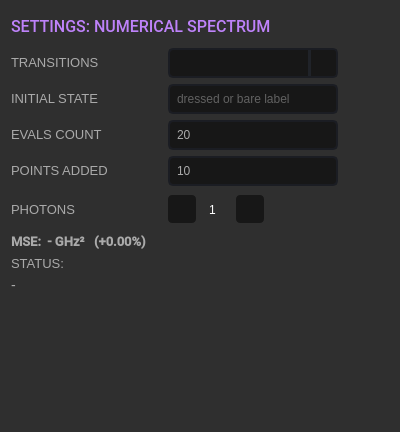
<?xml version="1.0" encoding="UTF-8"?>
<ui version="4.0">
 <class>numericalSpectrumSettingsWidget</class>
 <widget class="QWidget" name="numericalSpectrumSettingsWidget">
  <property name="geometry">
   <rect>
    <x>0</x>
    <y>0</y>
    <width>400</width>
    <height>432</height>
   </rect>
  </property>
  <property name="sizePolicy">
   <sizepolicy hsizetype="Fixed" vsizetype="Fixed">
    <horstretch>0</horstretch>
    <verstretch>0</verstretch>
   </sizepolicy>
  </property>
  <property name="minimumSize">
   <size>
    <width>400</width>
    <height>0</height>
   </size>
  </property>
  <property name="maximumSize">
   <size>
    <width>400</width>
    <height>16777215</height>
   </size>
  </property>
  <property name="windowTitle">
   <string>Form</string>
  </property>
  <property name="styleSheet">
   <string notr="true">QMainWindow {
	background-color: #2F2F2F;
}

QFrame {
	background-color: #2F2F2F;
}

QToolTip {
	color: #ffffff;
	background-color: rgba(27, 29, 35, 160);
	border: 1px solid rgb(40, 40, 40);
	border-radius: 2px;
}

QWidget {
	font-family: &quot;Roboto Medium&quot;;
	background-color: #2F2F2F;
}

QLabel {
	color: rgb(170, 170, 170);
    font-size: 14px;
}

/* LINE EDIT */
QLineEdit {
	color: rgb(170, 170, 170);
	background-color: #171717;
	border-radius: 5px;
	border: 2px solid rgb(27, 29, 35);
	padding-left: 5px;
}

QLineEdit:hover {
	border: 2px solid rgb(64, 71, 88);
}

QLineEdit:focus {
	border: 2px solid rgb(91, 101, 124);
}

/* CHECKBOX */
QCheckBox {
	color: #AAAAAA;
    spacing: 10px;
    font-size: 14px;
}

QCheckBox::indicator {
    border: 1px solid #DBBCFB;
	width: 20px;
	height: 20px;
 	border-radius: 11px;
    background: transparent;
}

QCheckBox::indicator:hover {
	border: 1px solid #BE82FA;
   background: transparent;
}

QCheckBox::indicator:checked {
	border: 1px solid #BE82FA;
   background: transparent;
	image: url(:/icons/svg/check.svg);
}

/* RADIO BUTTON */
QRadioButton {
	color: #AAAAAA;
    spacing: 10px;
    font-size: 14px;
}

QRadioButton::indicator {
    border: 1px solid #DBBCFB;
	width: 20px;
	height: 20px;
 	border-radius: 11px;
    background: transparent;
}

QRadioButton::indicator:hover {
	border: 1px solid #BE82FA;
   background: transparent;
}

QRadioButton::indicator:checked {
	border: 1px solid #BE82FA;
   background: transparent;
	image: url(:/icons/svg/check.svg);
}



/* SLIDERS */
QSlider::groove:horizontal {
    border-radius: 9px;
    height: 18px;
	margin: 0px;
	background-color: #38363B;
}

QSlider::groove:horizontal:hover {
	background-color: #3A393F;
}

QSlider::handle:horizontal {
    background-color: #BE82FA;
    border: none;
    height: 18px;
    width: 18px;
    margin: 0px;
	border-radius: 9px;
}

QSlider::handle:horizontal:hover {
    background-color: #C186FE;
}

QSlider::handle:horizontal:pressed {
    background-color: #A870E0;
}

QSlider::groove:vertical {
    border-radius: 9px;
    width: 18px;
    margin: 0px;
	background-color: rgb(52, 59, 72);
}

QSlider::groove:vertical:hover {
	background-color: rgb(55, 62, 76);
}

QSlider::handle:vertical {
    background-color: rgb(85, 170, 255);
	border: none;
    height: 18px;
    width: 18px;
    margin: 0px;
	border-radius: 9px;
}

QSlider::handle:vertical:hover {
    background-color: rgb(105, 180, 255);
}

QSlider::handle:vertical:pressed {
    background-color: rgb(65, 130, 195);
}

QGroupBox {
	border: 0;
	color: rgb(170, 170, 170);
	font: 57 10px &quot;Roboto Medium&quot;;
}

QSpinBox {
	background-color: transparent;
	color: rgb(170, 170, 170);
    padding-right: 5px; /* make room for the arrows */
    border-width: 3;
}

QSpinBox::up-button {
    subcontrol-origin: border;
    subcontrol-position: right; /* position at the top right corner */
	height: 28px;
    width: 28px; 
	background-color: rgb(93,93,93);
    border-radius: 4px;
    border: 1px;
}

QSpinBox::down-button {
    subcontrol-origin: border;
    subcontrol-position: left; /* position at the top right corner */
	height: 28px;
    width: 28px;
	background-color: rgb(93,93,93);
    border-radius: 4px;
    border: 1px;
}

QSpinBox::up-arrow {
    width: 20px;
    height: 20px;
    image: url(:/icons/svg/plus.svg) 1;
}

QSpinBox::down-arrow {
    image: url(:/icons/svg/minus.svg) 1;
    width: 20px;
    height: 20px;
}

QSpinBox::up-button:pressed {
    background-color: rgb(200,200,200);
}


/* COMBOBOX */
QComboBox {
	color: rgb(170, 170, 170);
	background-color: #171717;
	border-radius: 5px;
	border: 2px solid rgb(27, 29, 35);
	padding: 5px;
	padding-left: 10px;
}



QComboBox:hover{
	background-color: #171717;
	border: 2px solid rgb(64, 71, 88);
}

QComboBox::drop-down {
	background-color: #171717;
	subcontrol-origin: padding;
	subcontrol-position: top right;
	width: 25px; 
	border-left-width: 3px;
	border-left-color: rgba(39, 44, 54, 150);
	border-left-style: solid;
	border-top-right-radius: 3px;
	border-bottom-right-radius: 3px;	
 }
QComboBox::drop-down:button {
	width: 25px; 
 }

QComboBox::down-arrow{
	image: url(:/icons/svg/arrow-down-2F2F2F.svg);
	width: 12px;
	height: 9px;
}
 
QComboBox QAbstractItemView {
	color: rgb(85, 170, 255);	
	background-color: #2F2F2F;
	padding: 5px;
	selection-background-color: #2F2F2F;
}

QComboBox QAbstractItemView::item{
    height: 50px;
}

</string>
  </property>
  <layout class="QGridLayout" name="gridLayout">
   <item row="12" column="1">
    <widget class="QLabel" name="label_46">
     <property name="sizePolicy">
      <sizepolicy hsizetype="Maximum" vsizetype="Preferred">
       <horstretch>0</horstretch>
       <verstretch>0</verstretch>
      </sizepolicy>
     </property>
     <property name="maximumSize">
      <size>
       <width>200</width>
       <height>16777215</height>
      </size>
     </property>
     <property name="styleSheet">
      <string notr="true">font-size: 13px</string>
     </property>
     <property name="text">
      <string>STATUS:</string>
     </property>
    </widget>
   </item>
   <item row="10" column="1">
    <widget class="QLabel" name="label_33">
     <property name="sizePolicy">
      <sizepolicy hsizetype="Fixed" vsizetype="Fixed">
       <horstretch>0</horstretch>
       <verstretch>0</verstretch>
      </sizepolicy>
     </property>
     <property name="styleSheet">
      <string notr="true">font-size: 13px</string>
     </property>
     <property name="text">
      <string>PHOTONS</string>
     </property>
    </widget>
   </item>
   <item row="10" column="2" colspan="2">
    <widget class="QSpinBox" name="prefitPhotonSpinBox">
     <property name="sizePolicy">
      <sizepolicy hsizetype="Fixed" vsizetype="Fixed">
       <horstretch>0</horstretch>
       <verstretch>0</verstretch>
      </sizepolicy>
     </property>
     <property name="minimumSize">
      <size>
       <width>96</width>
       <height>35</height>
      </size>
     </property>
     <property name="styleSheet">
      <string notr="true">QSpinBox {
    color: #FFFFFF;
    background-color: #2F2F2F;
	height: 28px;
    width: 28px; 
    background-image: url(:/images/spin_box_bg_171717.svg) 1;
    background-repeat: no-repeat;
    background-position: center center;
    background-origin: content;
   /*padding: -5px 0px -14px 0px;*/
}

QSpinBox::up-button {
    subcontrol-origin: border;
    subcontrol-position: right; /* position at the top right corner */
	height: 28px;
    width: 28px; 
	background-color: #171717;
    border-radius: 4px;
}

QSpinBox::down-button {
    subcontrol-origin: border;
    subcontrol-position: left; /* position at the top right corner */
	height: 28px;
    width: 28px;
	background-color: #171717;
    border-radius: 4px;
    border: 1px;
}

QSpinBox::up-arrow {
    width: 20px;
    height: 20px;
    image: url(:/icons/svg/plus.svg) 1;
}

QSpinBox::up-arrow:pressed {
    width: 20px;
    height: 20px;
    image: url(:/icons/svg/plus-pressed.svg) 1;
}

QSpinBox::down-arrow {
    image: url(:/icons/svg/minus.svg) 1;
    width: 20px;
    height: 20px;
}

QSpinBox::down-arrow:pressed {
    image: url(:/icons/svg/minus-pressed.svg) 1;
    width: 20px;
    height: 20px;
}

QSpinBox::up-button:pressed {
    background-color: #262626;
}

QSpinBox::down-button:pressed {
    background-color: #262626;
}</string>
     </property>
     <property name="alignment">
      <set>Qt::AlignCenter</set>
     </property>
     <property name="minimum">
      <number>1</number>
     </property>
    </widget>
   </item>
   <item row="9" column="1">
    <widget class="QLabel" name="label_43">
     <property name="sizePolicy">
      <sizepolicy hsizetype="Fixed" vsizetype="Fixed">
       <horstretch>0</horstretch>
       <verstretch>0</verstretch>
      </sizepolicy>
     </property>
     <property name="styleSheet">
      <string notr="true">font-size: 13px</string>
     </property>
     <property name="text">
      <string>POINTS ADDED</string>
     </property>
    </widget>
   </item>
   <item row="0" column="4" rowspan="2">
    <widget class="QPushButton" name="numericalSpectrumSettingsHelpPushButton">
     <property name="sizePolicy">
      <sizepolicy hsizetype="Fixed" vsizetype="Fixed">
       <horstretch>0</horstretch>
       <verstretch>0</verstretch>
      </sizepolicy>
     </property>
     <property name="minimumSize">
      <size>
       <width>0</width>
       <height>0</height>
      </size>
     </property>
     <property name="styleSheet">
      <string notr="true">QPushButton {
    border: none;
    background: none;
}</string>
     </property>
     <property name="text">
      <string/>
     </property>
     <property name="icon">
      <iconset resource="resources.qrc">
       <normaloff>:/icons/svg/question-circle.svg</normaloff>:/icons/svg/question-circle.svg</iconset>
     </property>
     <property name="iconSize">
      <size>
       <width>23</width>
       <height>23</height>
      </size>
     </property>
    </widget>
   </item>
   <item row="0" column="5" rowspan="3">
    <widget class="QPushButton" name="numSpecSettingsCloseButton">
     <property name="sizePolicy">
      <sizepolicy hsizetype="Fixed" vsizetype="Fixed">
       <horstretch>0</horstretch>
       <verstretch>0</verstretch>
      </sizepolicy>
     </property>
     <property name="minimumSize">
      <size>
       <width>45</width>
       <height>0</height>
      </size>
     </property>
     <property name="maximumSize">
      <size>
       <width>167777</width>
       <height>16777215</height>
      </size>
     </property>
     <property name="sizeIncrement">
      <size>
       <width>45</width>
       <height>0</height>
      </size>
     </property>
     <property name="styleSheet">
      <string notr="true">QPushButton {
    border: none;
    background: none;
}</string>
     </property>
     <property name="text">
      <string/>
     </property>
     <property name="icon">
      <iconset resource="resources.qrc">
       <normaloff>:/icons/svg/cross.svg</normaloff>:/icons/svg/cross.svg</iconset>
     </property>
     <property name="iconSize">
      <size>
       <width>30</width>
       <height>30</height>
      </size>
     </property>
    </widget>
   </item>
   <item row="3" column="5" rowspan="2">
    <spacer name="horizontalSpacer">
     <property name="orientation">
      <enum>Qt::Horizontal</enum>
     </property>
     <property name="sizeType">
      <enum>QSizePolicy::Fixed</enum>
     </property>
     <property name="sizeHint" stdset="0">
      <size>
       <width>45</width>
       <height>10</height>
      </size>
     </property>
    </spacer>
   </item>
   <item row="8" column="1">
    <widget class="QLabel" name="label_42">
     <property name="sizePolicy">
      <sizepolicy hsizetype="Fixed" vsizetype="Fixed">
       <horstretch>0</horstretch>
       <verstretch>0</verstretch>
      </sizepolicy>
     </property>
     <property name="styleSheet">
      <string notr="true">font-size: 13px</string>
     </property>
     <property name="text">
      <string>EVALS COUNT</string>
     </property>
    </widget>
   </item>
   <item row="14" column="1">
    <spacer name="verticalSpacer">
     <property name="orientation">
      <enum>Qt::Vertical</enum>
     </property>
     <property name="sizeHint" stdset="0">
      <size>
       <width>20</width>
       <height>40</height>
      </size>
     </property>
    </spacer>
   </item>
   <item row="6" column="2" rowspan="2" colspan="3">
    <widget class="StateLineEdit" name="initStateLineEdit">
     <property name="sizePolicy">
      <sizepolicy hsizetype="Fixed" vsizetype="Fixed">
       <horstretch>0</horstretch>
       <verstretch>0</verstretch>
      </sizepolicy>
     </property>
     <property name="minimumSize">
      <size>
       <width>170</width>
       <height>30</height>
      </size>
     </property>
     <property name="maximumSize">
      <size>
       <width>16777215</width>
       <height>30</height>
      </size>
     </property>
     <property name="placeholderText">
      <string>dressed or bare label</string>
     </property>
    </widget>
   </item>
   <item row="8" column="2" colspan="3">
    <widget class="IntLineEdit" name="evalsCountLineEdit">
     <property name="sizePolicy">
      <sizepolicy hsizetype="Fixed" vsizetype="Fixed">
       <horstretch>0</horstretch>
       <verstretch>0</verstretch>
      </sizepolicy>
     </property>
     <property name="minimumSize">
      <size>
       <width>170</width>
       <height>30</height>
      </size>
     </property>
     <property name="maximumSize">
      <size>
       <width>16777215</width>
       <height>30</height>
      </size>
     </property>
     <property name="text">
      <string>20</string>
     </property>
    </widget>
   </item>
   <item row="9" column="2" colspan="3">
    <widget class="IntLineEdit" name="pointsAddLineEdit">
     <property name="sizePolicy">
      <sizepolicy hsizetype="Fixed" vsizetype="Fixed">
       <horstretch>0</horstretch>
       <verstretch>0</verstretch>
      </sizepolicy>
     </property>
     <property name="minimumSize">
      <size>
       <width>170</width>
       <height>30</height>
      </size>
     </property>
     <property name="maximumSize">
      <size>
       <width>16777215</width>
       <height>30</height>
      </size>
     </property>
     <property name="text">
      <string>10</string>
     </property>
     <property name="placeholderText">
      <string># of x value for spectrum sweep</string>
     </property>
    </widget>
   </item>
   <item row="3" column="2" rowspan="2" colspan="3">
    <widget class="QComboBox" name="subsysComboBox">
     <property name="sizePolicy">
      <sizepolicy hsizetype="Fixed" vsizetype="Fixed">
       <horstretch>0</horstretch>
       <verstretch>0</verstretch>
      </sizepolicy>
     </property>
     <property name="minimumSize">
      <size>
       <width>170</width>
       <height>30</height>
      </size>
     </property>
     <property name="maximumSize">
      <size>
       <width>16777215</width>
       <height>30</height>
      </size>
     </property>
     <property name="styleSheet">
      <string notr="true"/>
     </property>
     <property name="sizeAdjustPolicy">
      <enum>QComboBox::AdjustToMinimumContentsLengthWithIcon</enum>
     </property>
    </widget>
   </item>
   <item row="1" column="1" colspan="3">
    <widget class="QLabel" name="numericalSpectrumSettingsLabel">
     <property name="sizePolicy">
      <sizepolicy hsizetype="Preferred" vsizetype="Fixed">
       <horstretch>0</horstretch>
       <verstretch>0</verstretch>
      </sizepolicy>
     </property>
     <property name="font">
      <font>
       <family>Roboto Medium</family>
       <pointsize>-1</pointsize>
       <italic>false</italic>
       <fontweight>Light</fontweight>
      </font>
     </property>
     <property name="styleSheet">
      <string notr="true">color: rgb(190, 130, 250);
 font-size: 16px;</string>
     </property>
     <property name="text">
      <string>SETTINGS: NUMERICAL SPECTRUM</string>
     </property>
     <property name="alignment">
      <set>Qt::AlignLeading|Qt::AlignLeft|Qt::AlignTop</set>
     </property>
    </widget>
   </item>
   <item row="11" column="4">
    <widget class="QPushButton" name="prefitResultHelpPushButton">
     <property name="sizePolicy">
      <sizepolicy hsizetype="Preferred" vsizetype="Preferred">
       <horstretch>0</horstretch>
       <verstretch>0</verstretch>
      </sizepolicy>
     </property>
     <property name="styleSheet">
      <string notr="true">QPushButton {
    border: none;
    background: none;
}</string>
     </property>
     <property name="text">
      <string/>
     </property>
     <property name="icon">
      <iconset resource="resources.qrc">
       <normaloff>:/icons/svg/question-circle.svg</normaloff>:/icons/svg/question-circle.svg</iconset>
     </property>
     <property name="iconSize">
      <size>
       <width>23</width>
       <height>23</height>
      </size>
     </property>
    </widget>
   </item>
   <item row="6" column="1" rowspan="2">
    <widget class="QLabel" name="label">
     <property name="sizePolicy">
      <sizepolicy hsizetype="Fixed" vsizetype="Fixed">
       <horstretch>0</horstretch>
       <verstretch>0</verstretch>
      </sizepolicy>
     </property>
     <property name="styleSheet">
      <string notr="true">font-size: 13px</string>
     </property>
     <property name="text">
      <string>INITIAL STATE</string>
     </property>
    </widget>
   </item>
   <item row="3" column="1" rowspan="2">
    <widget class="QLabel" name="label_44">
     <property name="sizePolicy">
      <sizepolicy hsizetype="Fixed" vsizetype="Fixed">
       <horstretch>0</horstretch>
       <verstretch>0</verstretch>
      </sizepolicy>
     </property>
     <property name="styleSheet">
      <string notr="true">font-size: 13px</string>
     </property>
     <property name="text">
      <string>TRANSITIONS</string>
     </property>
    </widget>
   </item>
   <item row="11" column="1">
    <widget class="QLabel" name="mseLabel">
     <property name="sizePolicy">
      <sizepolicy hsizetype="Fixed" vsizetype="Preferred">
       <horstretch>0</horstretch>
       <verstretch>0</verstretch>
      </sizepolicy>
     </property>
     <property name="minimumSize">
      <size>
       <width>200</width>
       <height>0</height>
      </size>
     </property>
     <property name="font">
      <font>
       <family>Roboto Medium</family>
       <pointsize>-1</pointsize>
       <bold>true</bold>
      </font>
     </property>
     <property name="styleSheet">
      <string notr="true">font-size: 13px</string>
     </property>
     <property name="text">
      <string>MSE:  - GHz²   (+0.00%)</string>
     </property>
    </widget>
   </item>
   <item row="13" column="1" colspan="5">
    <widget class="QLabel" name="statusTextLabel">
     <property name="text">
      <string>-</string>
     </property>
     <property name="alignment">
      <set>Qt::AlignLeading|Qt::AlignLeft|Qt::AlignTop</set>
     </property>
     <property name="wordWrap">
      <bool>true</bool>
     </property>
     <property name="margin">
      <number>5</number>
     </property>
    </widget>
   </item>
  </layout>
 </widget>
 <customwidgets>
  <customwidget>
   <class>StateLineEdit</class>
   <extends>QLineEdit</extends>
   <header>qfit/widgets/validated_line_edits.h</header>
  </customwidget>
  <customwidget>
   <class>IntLineEdit</class>
   <extends>QLineEdit</extends>
   <header>qfit/widgets/validated_line_edits.h</header>
  </customwidget>
 </customwidgets>
 <resources>
  <include location="resources.qrc"/>
 </resources>
 <connections/>
</ui>
